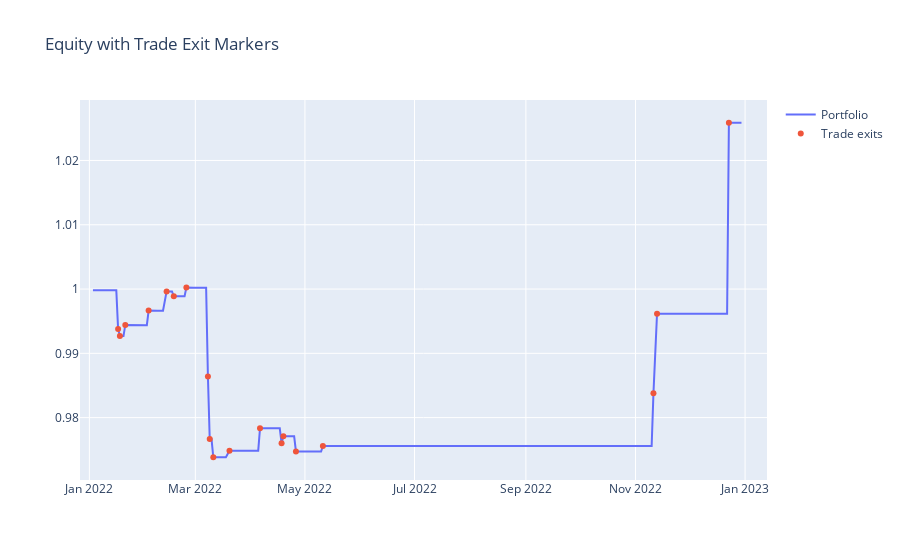
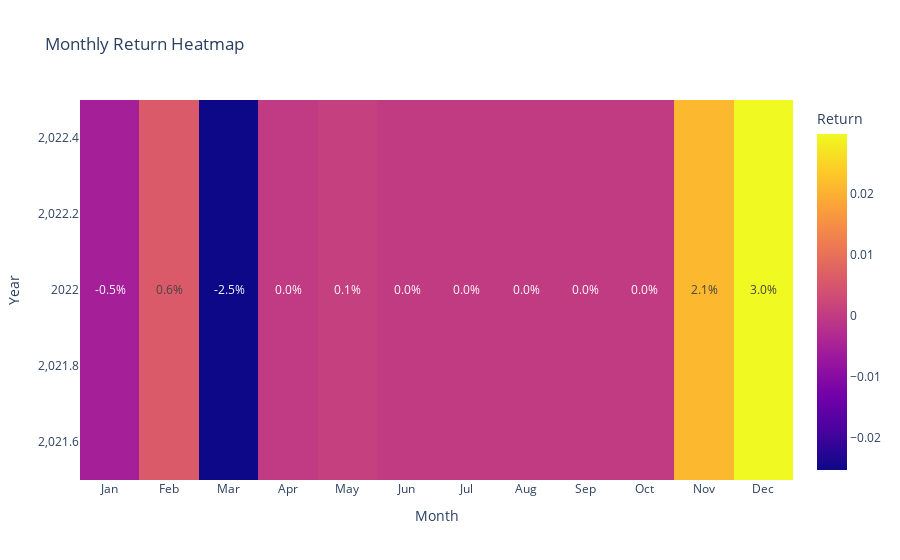

Source (notebook cell) for these figures, in order:
### Code cell
import pandas as pd
import plotly.graph_objects as go
import plotly.express as px

# Trade exit markers
tr_path = ROOT/'data'/'pnl_demo_trades.csv'
if tr_path.exists():
    tr = pd.read_csv(tr_path, parse_dates=['entry_time','exit_time'])
    exits = tr[['exit_time','symbol','side']].copy()
    exits['y'] = eq['portfolio_equity'].reindex(exits['exit_time']).values
    fig2 = go.Figure()
    fig2.add_trace(go.Scatter(x=eq.index, y=eq['portfolio_equity'], name='Portfolio'))
    fig2.add_trace(go.Scatter(x=exits['exit_time'], y=exits['y'], mode='markers',
                              marker=dict(size=6), name='Trade exits'))
    fig2.update_layout(title='Equity with Trade Exit Markers')
    fig2.show()

# Monthly heatmap
eq_monthly = (1+eq['portfolio_equity'].pct_change().fillna(0)).resample('M').prod()-1
heat = eq_monthly.to_frame('ret').reset_index()
heat['Year']=heat['ts'].dt.year; heat['Month']=heat['ts'].dt.month_name().str[:3]
pivot = heat.pivot(index='Year', columns='Month', values='ret').fillna(0)
months = ['Jan','Feb','Mar','Apr','May','Jun','Jul','Aug','Sep','Oct','Nov','Dec']
pivot = pivot.reindex(columns=[m for m in months if m in pivot.columns])
px.imshow(pivot, text_auto='.1%', aspect='auto', origin='lower',
          labels=dict(color='Return'), title='Monthly Return Heatmap').show()

### Figure 1 — Plotly figure (JSON) as saved in the notebook; plotly's stock layout.template omitted (floating-point values rounded to 4 significant figures; data arrays with more than 128 entries replaced by an {"elided": "..."} marker saying what was removed)
{"data": [{"name": "Portfolio", "type": "scatter", "x": {"elided": "309 str values"}, "y": {"elided": "309 float values"}}, {"marker": {"size": 6}, "mode": "markers", "name": "Trade exits", "type": "scatter", "x": ["2022-01-17T00:00:00.000000000", "2022-01-18T00:00:00.000000000", "2022-01-21T00:00:00.000000000", "2022-02-03T00:00:00.000000000", "2022-02-13T00:00:00.000000000", "2022-02-17T00:00:00.000000000", "2022-02-24T00:00:00.000000000", "2022-03-08T00:00:00.000000000", "2022-03-09T00:00:00.000000000", "2022-03-11T00:00:00.000000000", "2022-03-20T00:00:00.000000000", "2022-04-06T00:00:00.000000000", "2022-04-18T00:00:00.000000000", "2022-04-19T00:00:00.000000000", "2022-04-26T00:00:00.000000000", "2022-05-11T00:00:00.000000000", "2022-11-11T00:00:00.000000000", "2022-11-13T00:00:00.000000000", "2022-12-23T00:00:00.000000000"], "y": [0.9938, 0.9927, 0.9944, 0.9967, 0.9996, 0.9989, 1.0, 0.9864, 0.9767, 0.9738, 0.9749, 0.9783, 0.976, 0.9771, 0.9747, 0.9756, 0.9838, 0.9962, 1.026]}], "layout": {"title": {"text": "Equity with Trade Exit Markers"}}}

### Figure 2 — Plotly figure (JSON) as saved in the notebook; plotly's stock layout.template omitted (floating-point values rounded to 4 significant figures)
{"data": [{"coloraxis": "coloraxis", "hovertemplate": "Month: %{x}<br>Year: %{y}<br>Return: %{z}<extra></extra>", "name": "0", "texttemplate": "%{z:.1%}", "type": "heatmap", "x": ["Jan", "Feb", "Mar", "Apr", "May", "Jun", "Jul", "Aug", "Sep", "Oct", "Nov", "Dec"], "xaxis": "x", "y": [2022], "yaxis": "y", "z": [[-0.005427, 0.005864, -0.02535, -0.0001261, 0.000867, 0.0, 0.0, 0.0, 0.0, 0.0, 0.02111, 0.02981]]}], "layout": {"coloraxis": {"colorbar": {"title": {"text": "Return"}}, "colorscale": [[0, "#0d0887"], [0.1111, "#46039f"], [0.2222, "#7201a8"], [0.3333, "#9c179e"], [0.4444, "#bd3786"], [0.5556, "#d8576b"], [0.6667, "#ed7953"], [0.7778, "#fb9f3a"], [0.8889, "#fdca26"], [1, "#f0f921"]]}, "title": {"text": "Monthly Return Heatmap"}, "xaxis": {"anchor": "y", "domain": [0, 1], "title": {"text": "Month"}}, "yaxis": {"anchor": "x", "autorange": true, "domain": [0, 1], "title": {"text": "Year"}}}}
